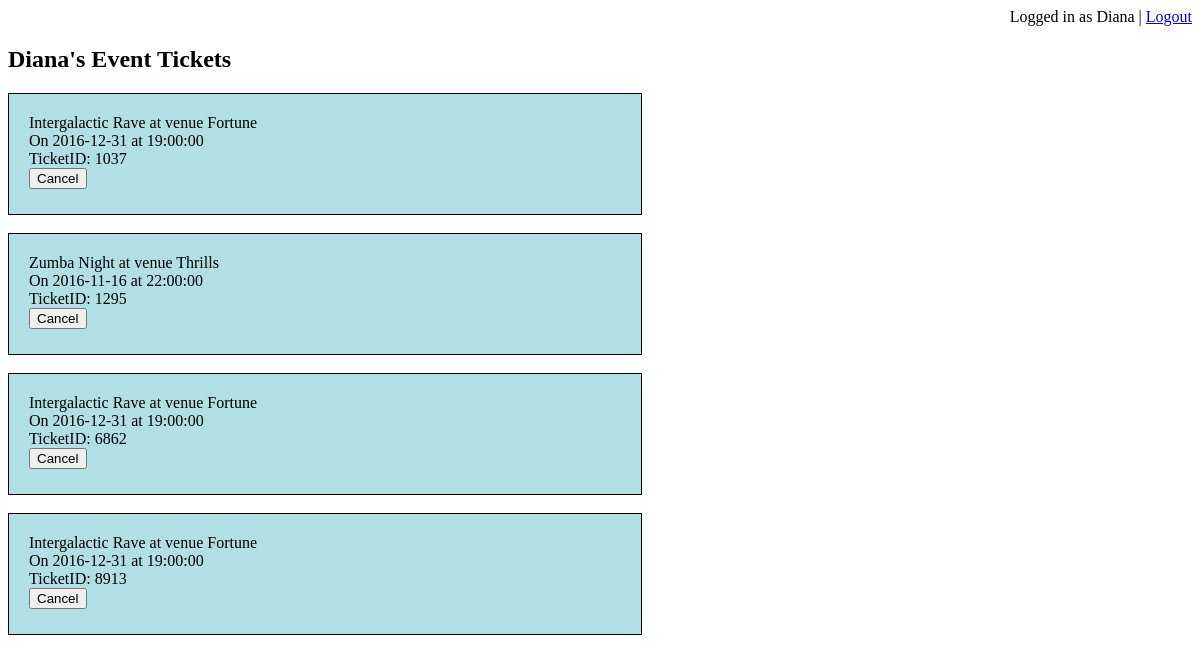
/customer_tickets.php (signed in), run on an earlier commit of the app's database.
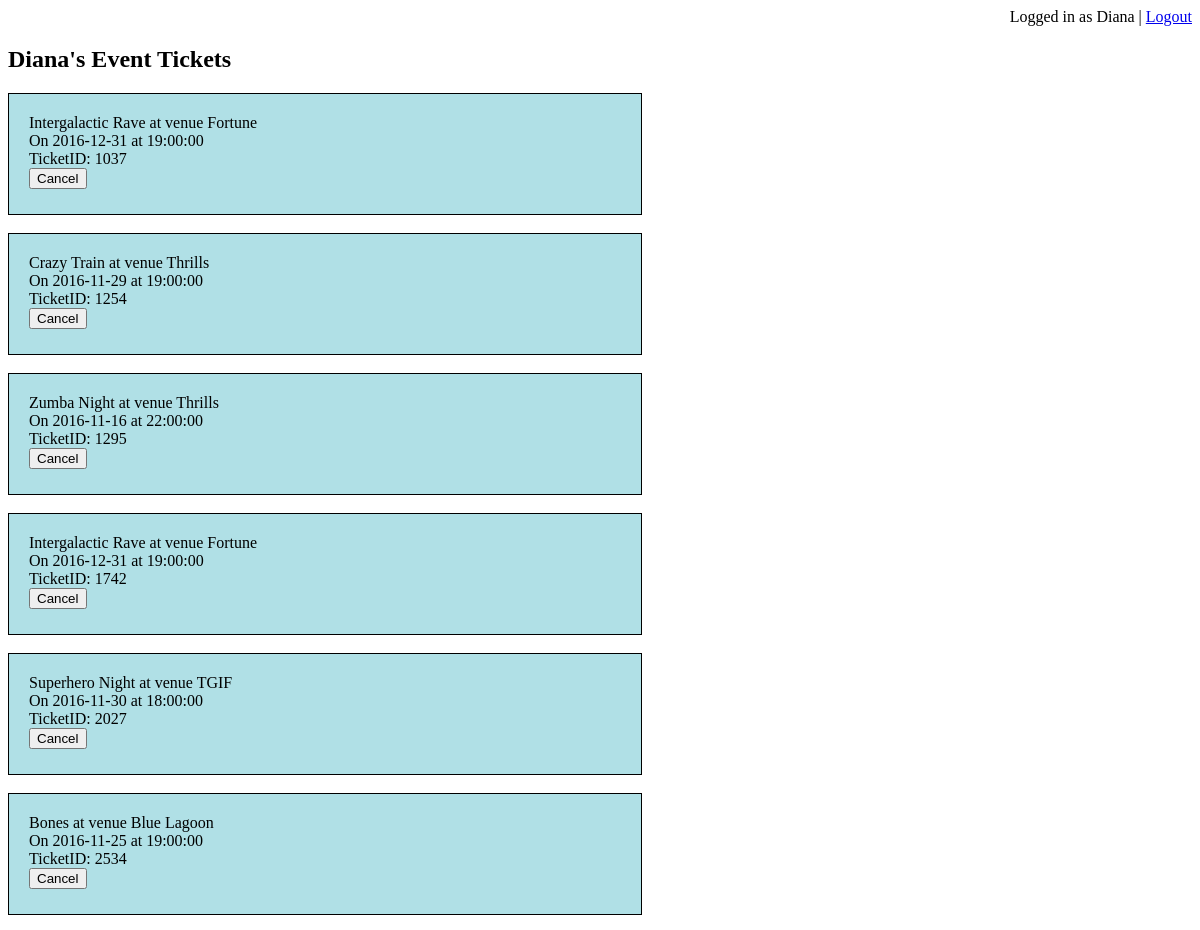
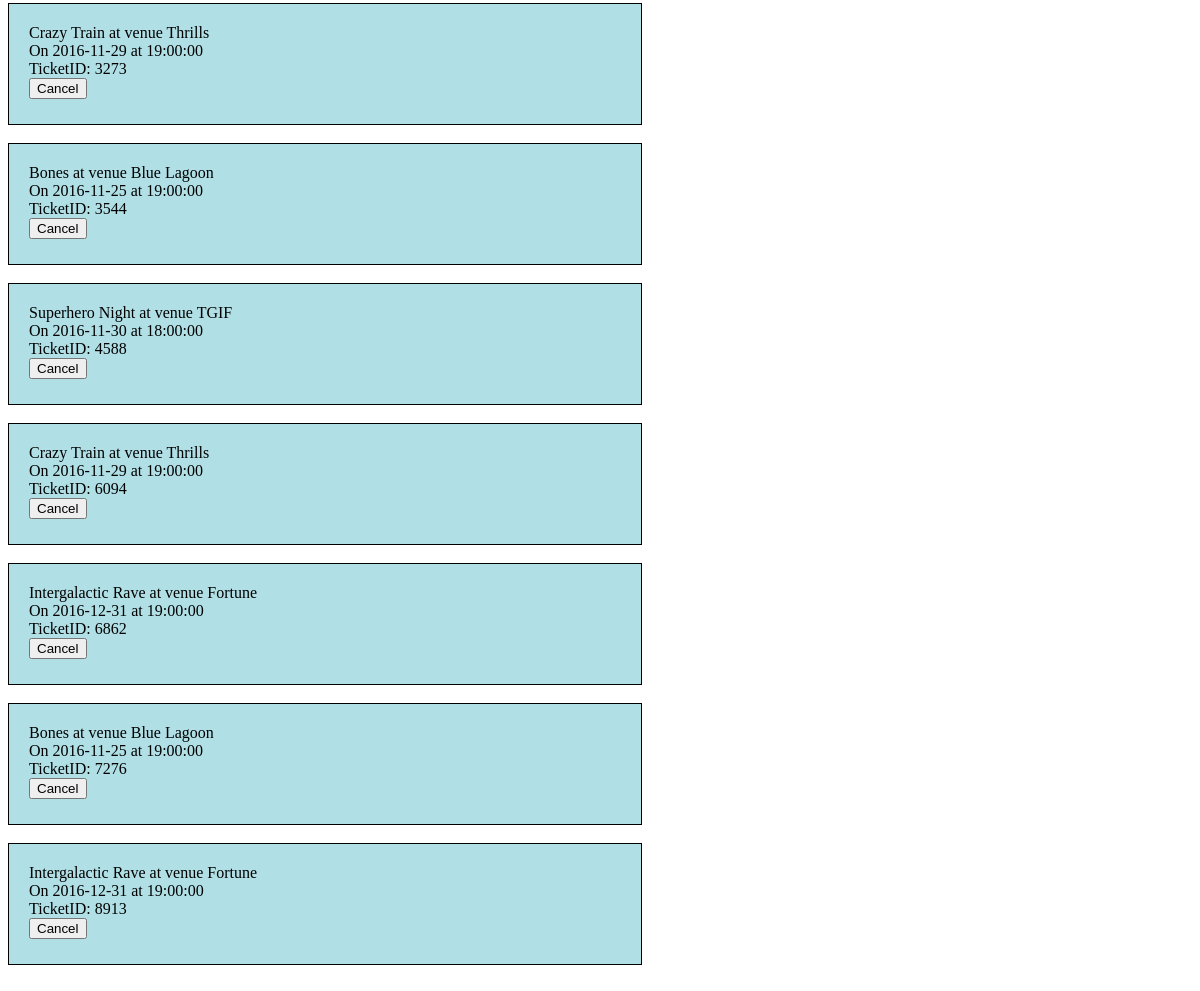
And on a later commit of the database (2 pictures, top to bottom).
### tables this page shows
CREATE TABLE `buysticketsfor` (
  `ticketID` int(11) NOT NULL,
  `branchID` int(11) DEFAULT NULL,
  `evid` int(11) DEFAULT NULL,
  `cid` int(11) DEFAULT NULL
);

CREATE TABLE `hostedevent` (
  `evid` int(11) NOT NULL,
  `name` varchar(20) NOT NULL,
  `date` date NOT NULL,
  `start_time` time NOT NULL,
  `branchID` int(11) DEFAULT NULL,
  `price` double NOT NULL
);

CREATE TABLE `venue` (
  `branchID` int(11) NOT NULL,
  `name` varchar(20) NOT NULL,
  `address` varchar(20) NOT NULL,
  `capacity` int(11) DEFAULT NULL,
  `cover_charge` double DEFAULT NULL
);

### customer_tickets.php (the view, shortened to what this page needs)
<?php
if ( isset($_SESSION['user'])=="" ) {
    header("Location: index.php");
    exit;
  }
else
{
$cid=$_SESSION['user'];
$user=$_SESSION['username'];
?>
<!DOCTYPE html>
<html>
<head>
</head>
<body>
<div style="text-align:right;">Logged in as <?php echo $user; ?> | <a href="http://localhost/304_project/logout.php">Logout</a></div>
<h2><?php echo $user?>'s Event Tickets</h2>
<?php
$servername = "localhost";
$username = "root";
$password = NULL;
$databasename = 'Venue';
$conn = new mysqli($servername, $username, $password, $databasename);
$sql = "SELECT e.name AS eventName, e.date AS date, e.start_time AS time, e.price AS ticketPrice, v.name AS venueName, ticketID FROM `buysticketsfor` t, `hostedevent` e, `venue` v WHERE t.branchID = v.branchID AND cid = '$cid' AND t.evid = e.evid";
$result = $conn->query($sql);
$ticketList = "";
if ($result->num_rows > 0) {
    while($row = $result->fetch_assoc()) {
		$venueName = $row["venueName"];
		$eventName = $row["eventName"];
		$ticketID = $row["ticketID"];
		$date = $row["date"];
		$time = $row["time"];
		$ticketList .=  '<div style="padding: 20px; height: 80px; width:50%;background-color: powderblue; border: 1px solid black; ">'.$eventName.' at venue '.$venueName.'<br> On '.$date.' at '.$time.'<br>TicketID: '.$ticketID.'<br><a href="cancelticket_confirm.php?ticketID='.$ticketID.'" onclick="return confirm(\'Are you sure?\')"><button value ="$ticketID">Cancel</button></a></div><br>';
    }
} else {
    echo "You don't have any tickets yet! Go buy some ;)";
}
echo $ticketList;
?>
</body>
</html>
<?php
}
?>

What changed in the data, as far as the page shows it:
added buysticketsfor: evid.name "Crazy Train", branchID.name "Thrills", evid.date "2016-11-29", evid.start_time "19:00:00", ticketID "1254"
added buysticketsfor: evid.name "Intergalactic Rave", branchID.name "Fortune", evid.date "2016-12-31", evid.start_time "19:00:00", ticketID "1742"
added buysticketsfor: evid.name "Superhero Night", branchID.name "TGIF", evid.date "2016-11-30", evid.start_time "18:00:00", ticketID "2027"
added buysticketsfor: evid.name "Bones", branchID.name "Blue Lagoon", evid.date "2016-11-25", evid.start_time "19:00:00", ticketID "2534"
added buysticketsfor: evid.name "Crazy Train", branchID.name "Thrills", evid.date "2016-11-29", evid.start_time "19:00:00", ticketID "3273"
added buysticketsfor: evid.name "Bones", branchID.name "Blue Lagoon", evid.date "2016-11-25", evid.start_time "19:00:00", ticketID "3544"
added buysticketsfor: evid.name "Superhero Night", branchID.name "TGIF", evid.date "2016-11-30", evid.start_time "18:00:00", ticketID "4588"
added buysticketsfor: evid.name "Crazy Train", branchID.name "Thrills", evid.date "2016-11-29", evid.start_time "19:00:00", ticketID "6094"
added buysticketsfor: evid.name "Bones", branchID.name "Blue Lagoon", evid.date "2016-11-25", evid.start_time "19:00:00", ticketID "7276"
